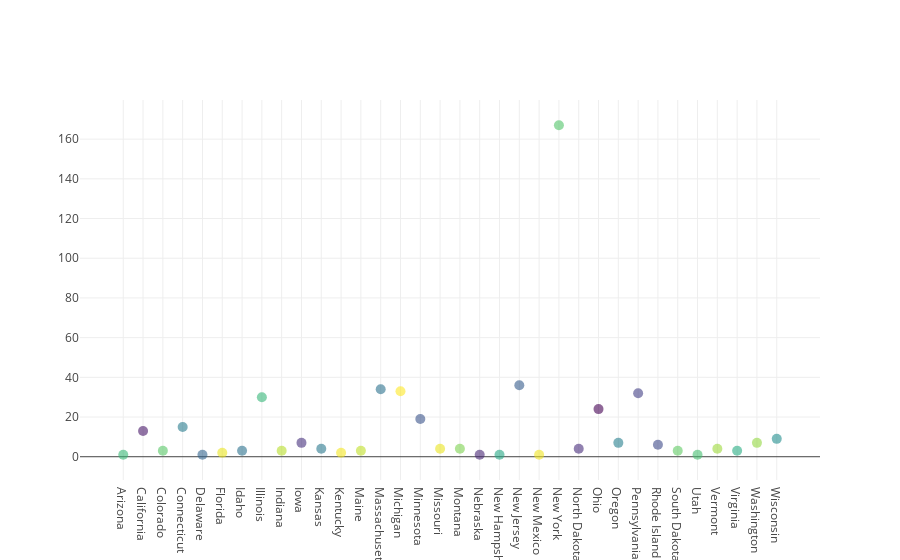

Notebook cell for this chart:
### Code cell
colors = np.random.rand(100)

fig = go.Figure()
fig.add_scatter(x=df_b['state'],
                y=df_b['name'],
                mode='markers',
                marker={ 'size':10,
                        'color': colors,
                        'opacity': 0.6,
                        'colorscale': 'Viridis'
                       });
iplot(fig)

### Figure 1 — Plotly figure (JSON) as saved in the notebook; plotly's stock layout.template omitted (floating-point values rounded to 4 significant figures)
{"data": [{"marker": {"color": [0.6625, 0.06122, 0.7258, 0.4096, 0.316, 0.9538, 0.3708, 0.6557, 0.8818, 0.1366, 0.3938, 0.9705, 0.893, 0.3733, 0.9848, 0.2541, 0.9559, 0.7916, 0.1047, 0.5891, 0.286, 0.9649, 0.7183, 0.1272, 0.00235, 0.4216, 0.1852, 0.219, 0.7432, 0.69, 0.8408, 0.6045, 0.8258, 0.4797, 0.9381, 0.03774, 0.1611, 0.76, 0.07232, 0.5791, 0.2314, 0.5602, 0.4456, 0.3266, 0.2682, 0.5919, 0.5143, 0.4591, 0.3531, 0.3661, 0.04953, 0.8276, 0.6282, 0.2599, 0.1849, 0.5007, 0.9141, 0.7332, 0.9592, 0.6946, 0.7516, 0.3799, 0.503, 0.2371, 0.7028, 0.5363, 0.4297, 0.06219, 0.8801, 0.1429, 0.9359, 0.3873, 0.09515, 0.2804, 0.5364, 0.3947, 0.4676, 0.1415, 0.8161, 0.6346, 0.6098, 0.4798, 0.2003, 0.3711, 0.0568, 0.2584, 0.6972, 0.8428, 0.9655, 0.2173, 0.5207, 0.4921, 0.195, 0.002335, 0.8283, 0.6551, 0.7217, 0.08648, 0.109, 0.06845], "colorscale": "Viridis", "opacity": 0.6, "size": 10}, "mode": "markers", "type": "scatter", "uid": "93fddff2-735f-4985-bc8b-b4e97b201ae9", "x": ["Arizona", "California", "Colorado", "Connecticut", "Delaware", "Florida", "Idaho", "Illinois", "Indiana", "Iowa", "Kansas", "Kentucky", "Maine", "Massachusetts", "Michigan", "Minnesota", "Missouri", "Montana", "Nebraska", "New Hampshire", "New Jersey", "New Mexico", "New York", "North Dakota", "Ohio", "Oregon", "Pennsylvania", "Rhode Island", "South Dakota", "Utah", "Vermont", "Virginia", "Washington", "Wisconsin"], "y": [1, 13, 3, 15, 1, 2, 3, 30, 3, 7, 4, 2, 3, 34, 33, 19, 4, 4, 1, 1, 36, 1, 167, 4, 24, 7, 32, 6, 3, 1, 4, 3, 7, 9]}], "layout": {}}
